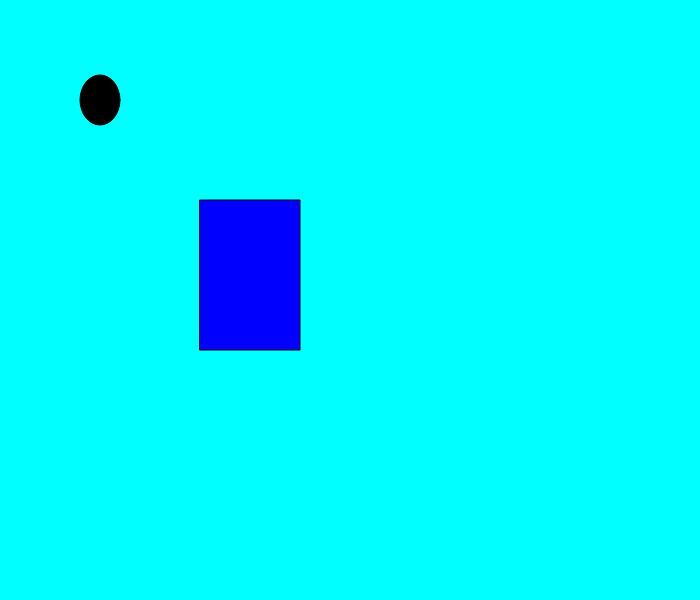
Frame 1 (no input)
Frame 60 (no input): identical to frame 1, image omitted
Frame 120 (the mouse pressed at the canvas centre since frame 60): identical to frame 1, image omitted

The p5.js sketch that drew this single still picture (run headless with seeded random() and noise() and a simulated clock; from frame 60 on, the mouse is pressed at the canvas centre):

// p5.js sketch
// ── sketch.js
function setup() {
  createCanvas(700, 600);
}

function draw(){
	background("cyan");
  fill("black")
  ellipse(100,100,40,50);
  fill("blue")
  rect(200,200,100,150)

}
